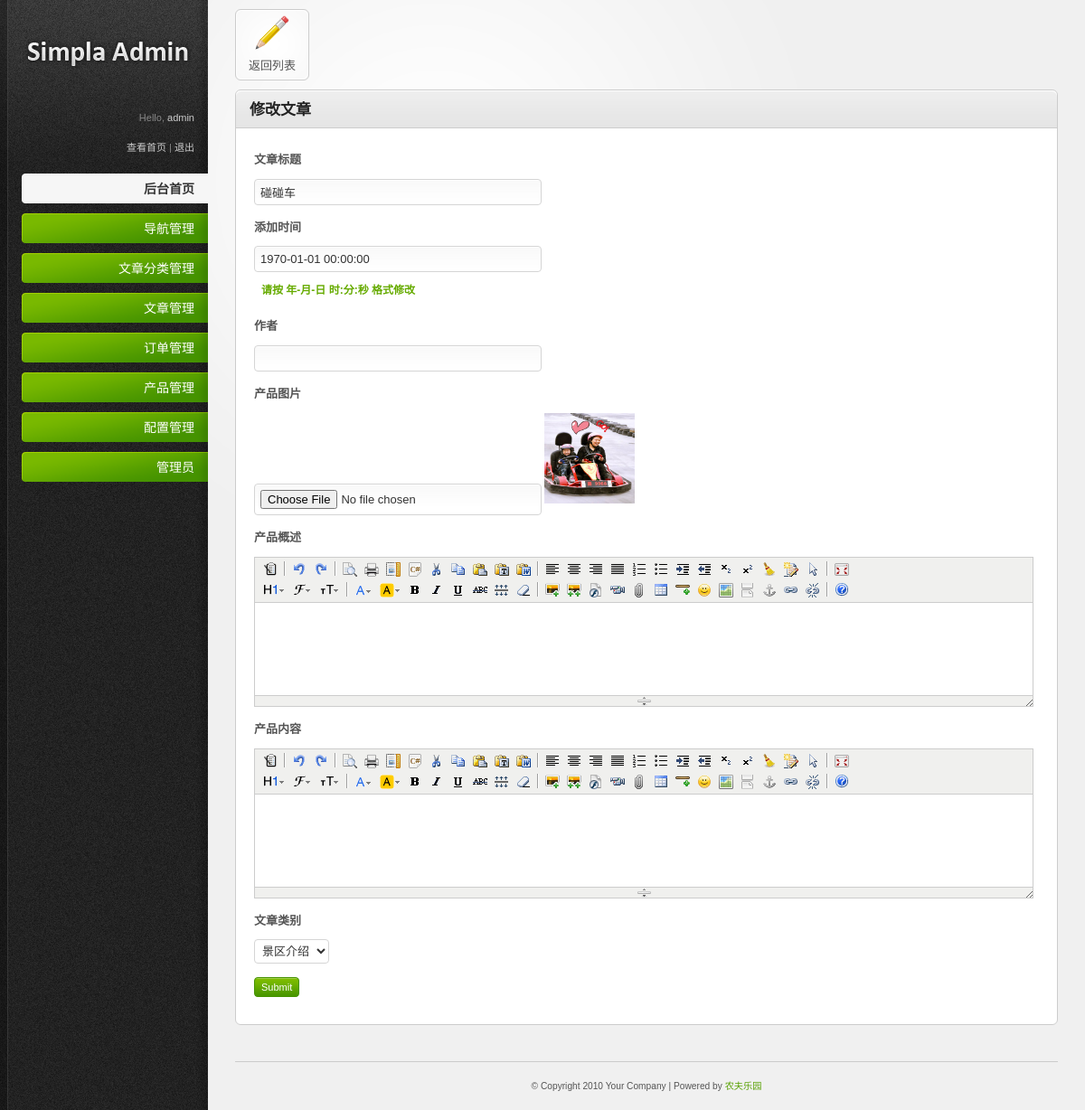
The page /admin/article_edit.php?article_id=50 (signed in) on the database its author committed.
### tables this page shows
CREATE TABLE `pre_article` (
  `article_id` int(11) NOT NULL AUTO_INCREMENT,
  `article_title` varchar(45) DEFAULT NULL COMMENT '文章标题',
  `article_desc` text COMMENT '文章描述',
  `article_img` varchar(255) DEFAULT NULL COMMENT '文章图片',
  `article_time` int(11) DEFAULT NULL COMMENT '添加时间',
  `article_author` varchar(45) DEFAULT NULL COMMENT '文章作者',
  `article_content` text COMMENT '文章正文内容',
  `artcate_id` int(11) NOT NULL,
  PRIMARY KEY (`article_id`,`artcate_id`),
  KEY `fk_pre_article_pre_article_cate_idx` (`artcate_id`)
);

CREATE TABLE `pre_article_cate` (
  `artcate_id` int(11) NOT NULL AUTO_INCREMENT,
  `artcate_name` varchar(150) DEFAULT NULL COMMENT '文章分类名称',
  `artcate_time` int(11) DEFAULT NULL COMMENT '添加时间',
  `artcate_img` varchar(255) DEFAULT NULL COMMENT '文章分类图片\n',
  PRIMARY KEY (`artcate_id`)
);

### include/init.php (called while the page is built, shortened)
<?php
    $conn = mysql_connect("localhost","root","root");
    $pre_ ="pre_";
    include("extends_helper.php");
?>

### include/extends_helper.php (called while the page is built, shortened)
<?php
function getAll($sql){
	global $conn;
	$res=mysql_query($sql,$conn);
	$data=array();
	if($res && mysql_num_rows($res)){
		while($arr=mysql_fetch_assoc($res)){
			$data[]=$arr;
		}
	}
	return $data;
}
function getOne($sql){
	global $conn;
	$result=mysql_query($sql,$conn);
	$data=array();
	if($result && mysql_num_rows($result)>0){
		$data=mysql_fetch_assoc($result);
	}
	return $data;
}

### admin/article_edit.php (the view, shortened to what this page needs)
<?php
    include("../include/init.php");
    $sql = "SELECT * FROM {$pre_}article_cate";
    $article_cate = getAll($sql);
    $article_id = isset($_GET['article_id']) ? $_GET['article_id'] : 0 ;
    $sql = "SELECT * FROM {$pre_}article WHERE article_id = $article_id";
    $article_list = getOne($sql);
?>
<!DOCTYPE html PUBLIC "-//W3C//DTD XHTML 1.0 Strict//EN" "http://www.w3.org/TR/xhtml1/DTD/xhtml1-strict.dtd">
<html xmlns="http://www.w3.org/1999/xhtml">
<head>
<link rel="stylesheet" href="../static/admin/css/reset.css" type="text/css" media="screen" />
<link rel="stylesheet" href="../static/admin/css/style.css" type="text/css" media="screen" />
<link rel="stylesheet" href="../static/admin/css/invalid.css" type="text/css" media="screen" />
<link rel="stylesheet" href="../static/css/style-validForm.css" type="text/css" media="screen" />
<link rel="stylesheet" href="../static/plugin/datePicker/datePicker.css" type="text/css" media="screen" />
<link rel="stylesheet" href="../include/kindeditor/themes/default/default.css" />
</head>
<body>
<div id="body-wrapper">
  <div id="sidebar">
     <?php include("menu.php");?>
  </div>
  <div id="main-content">
    <ul class="shortcut-buttons-set">
      <li><a class="shortcut-button" href="article_list.php"><span> <img src="../static/admin/images/icons/pencil_48.png" alt="icon" /><br />
        返回列表</span></a></li>
    </ul>
    <div class="content-box">
      <div class="content-box-header">
        <h3>修改文章</h3>
      </div>
      <div class="content-box-content">
        <div class="tab-content default-tab" id="tab2">
          <form action="#" method="post" enctype="multipart/form-data" class="nav_form">
            <fieldset>
                <p>
                  <label>文章标题</label>
                 <input class="text-input small-input" datatype="*2-20" nullmsg="标题长度不够" type="text" id="small-input" name="article_title" value="<?php echo $article_list['article_title'];?>" />
                </p>
                <p>
                   <label>添加时间</label>
                  <input class="text-input small-input" type="text" id="small-input" name="article_time" value="<?php echo date("Y-m-d H:i:s",$article_list['article_time']);?>" />
                  <div style="display:inline; color: #66ab00;font-weight: 600;" class="Validform_checktip">请按 年-月-日 时:分:秒 格式修改</div>
                </p>
                <p>
                  <label>作者</label>
                  <input class="text-input small-input" datatype="*2-20" nullmsg="作者名称长度不够" type="text" id="small-input" name="article_author" value="<?php echo $article_list['article_author'];?>" />
                </p>
                <p>
                  <label>产品图片</label>
                  <input class="text-input small-input" type="file" id="small-input" name="article_img" />
                  <?php if($article_list['article_img']) {?>
                      <img src="../<?php echo $article_list['article_img'];?>" style="width: 100px;height: 100px;" alt="" />
                  <?php }?>
                </p>
                <p>
                  <label>产品概述</label>
                </p>
                <p>
                  <label>产品内容</label>
                </p>
                <p>
                  <label>文章类别</label>
                  <select name="artcate_id" id="">
                    <?php foreach($article_cate as $item) {?>
                    <option value="<?php echo $item['artcate_id'];?>" <?php echo $article_list["artcate_id"] == $item['artcate_id']?"selected":"" ;?>><?php echo $item['artcate_name'];?></option>
                    <?php }?>
                  </select>
                </p>
                <p>
                  <input class="button" type="submit" value="Submit" />
                </p>
            </fieldset>
          </form>
        </div>
      </div>
    </div>
    <div id="footer" style="text-align: center;">
        <small>
          &#169; Copyright 2010 Your Company | Powered by <a href="#">农夫乐园</a>
        </small>
    </div>
  </div>
</div>
</body>
</html>

### static/admin/css/style.css (style rules this page uses)
html { font-size: 100%; height: 100%; margin-bottom: 1px; }
body { font-family: Arial, Helvetica, sans-serif; color: #555; background: #f0f0f0 url('../images/bg-body.gif') top left repeat-y; font-size: 12px; }
#body-wrapper { background: url('../images/bg-radial-gradient.gif') fixed 230px top no-repeat; }
h1, h2, h3, h4, h5, h6 { font-family: Helvetica, Arial, sans-serif; color: #222; font-weight: bold; }
h3 { font-size: 17px; padding: 0 0 10px 0; }
a { color: #57a000; text-decoration: none; }
small { font-size: 0.85em; }
p { padding: 5px 0 10px 0; line-height: 1.6em; }
.button { font-family: Verdana, Arial, sans-serif; display: inline-block; background: #459300 url('../images/bg-button-green.gif') top left repeat-x !important; border: 1px solid #459300 !important; padding: 4px 7px 4px 7px !important; color: #fff !important; font-size: 11px !important; cursor: pointer; }
#sidebar { background: url('../images/bg-sidebar.gif') top left no-repeat; width: 230px; height: 100%; position: absolute; left: 0; top: 0; color: #888; font-size: 11px; }
#main-content { margin: 0 30px 0 260px; }
#footer { border-top: 1px solid #ccc; margin: 40px 0 0 0; padding: 20px 0; font-size: 12px; }
#main-content ul, #main-content ol { padding: 10px 0; }
#main-content ul li { background: url('../images/icons/bullet_black.png') center left no-repeat; padding: 4px 0 4px 20px; }
.content-box { border: 1px solid #ccc; margin: 0 0 20px 0; background: #fff; }
.content-box-header { background: #e5e5e5 url('../images/bg-content-box.gif') top left repeat-x; margin-top: 1px; height: 40px; }
.content-box-header h3 { padding: 12px 15px 10px; float: left; }
.content-box-content { padding: 20px; font-size: 13px; border-top: 1px solid #ccc; }
.shortcut-button { border: 1px solid #ccc; background: #f7f7f7 url('../images/shortcut-button-bg.gif') top left no-repeat; display: block; width: 80px; margin: 0 0 10px 0; }
.shortcut-button span { border: 1px solid #fff; display:block; padding: 0px 0px 5px 0px; text-align: center; color: #555; font-size: 13px; line-height: 1.3em; }
ul.shortcut-buttons-set li { float: left; margin: 0 15px 0 0; padding: 0 !important; background: 0; }
form label { display: block; padding: 0 0 10px; font-weight: bold; }
form input.text-input, form select, form textarea, form .wysiwyg { padding: 6px; font-size: 13px; background: #fff url('../images/bg-form-field.gif') top left repeat-x; border: 1px solid #d5d5d5; color: #333; }
form .small-input { width: 35% !important; }
form select { padding: 4px; background: #fff; }

### static/admin/css/invalid.css (style rules this page uses)
.button, #main-content table tfoot td .bulk-actions select, .pagination a.number, form input.text-input, form textarea, form .wysiwyg, form select, .dp-popup { -moz-border-radius: 4px; -webkit-border-radius: 4px; border-radius: 4px; }
.content-box, .content-box-header, ul.content-box-tabs li a.current, .shortcut-button, .notification { -moz-border-radius: 6px; -webkit-border-radius: 6px; border-radius: 6px; }
.content-box-header { -moz-border-radius-bottomleft: 0; -moz-border-radius-bottomright: 0; -webkit-border-bottom-left-radius: 0; -webkit-border-bottom-right-radius: 0; border-bottom-left-radius: 0; border-bottom-right-radius: 0; }
.shortcut-button span { -moz-border-radius: 7px; -webkit-border-radius: 7px; border-radius: 7px; }

### static/css/style-validForm.css (style rules this page uses)
.Validform_checktip { margin-left:8px; line-height:20px; height:20px; overflow:hidden; color:#999; font-size:12px; }

### rows shown on the page
pre_article: article_title "碰碰车", article_time "1970-01-01 00:00:00", article_img (picture), artcate_id "景区介绍"

### other values the page prints
$_SESSION['admin_name'] "admin"
